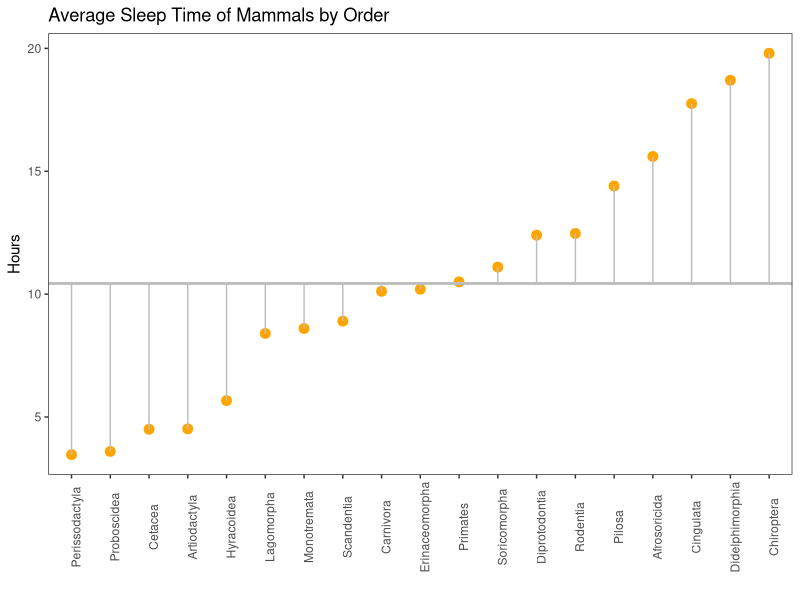

Write R code to recreate this figure.
## ---- chunk 1
library(tidyverse)
library(forcats)

theme_set(theme_bw() + theme(panel.grid = element_blank()))

head(msleep)
## ---- chunk 2
msleep %>%
  group_by(order) %>% 
  summarise(mean_sleep = mean(sleep_total)) %>% 
  mutate(order = fct_reorder(order, mean_sleep)) %>% 
  ggplot(aes(order, mean_sleep)) +
  geom_point(size = 3,
             colour = "orange") +
  geom_segment(aes(order, mean(msleep$sleep_total),
                   xend = order,
                   yend = mean_sleep),
               colour = "grey") +
  geom_hline(yintercept = mean(msleep$sleep_total),
             colour = "grey",
             linewidth = 1) +
  theme(axis.text.x = element_text(angle = 90)) +
  labs(
    title = "Average Sleep Time of Mammals by Order",
    x = "",
    y = "Hours")
  
